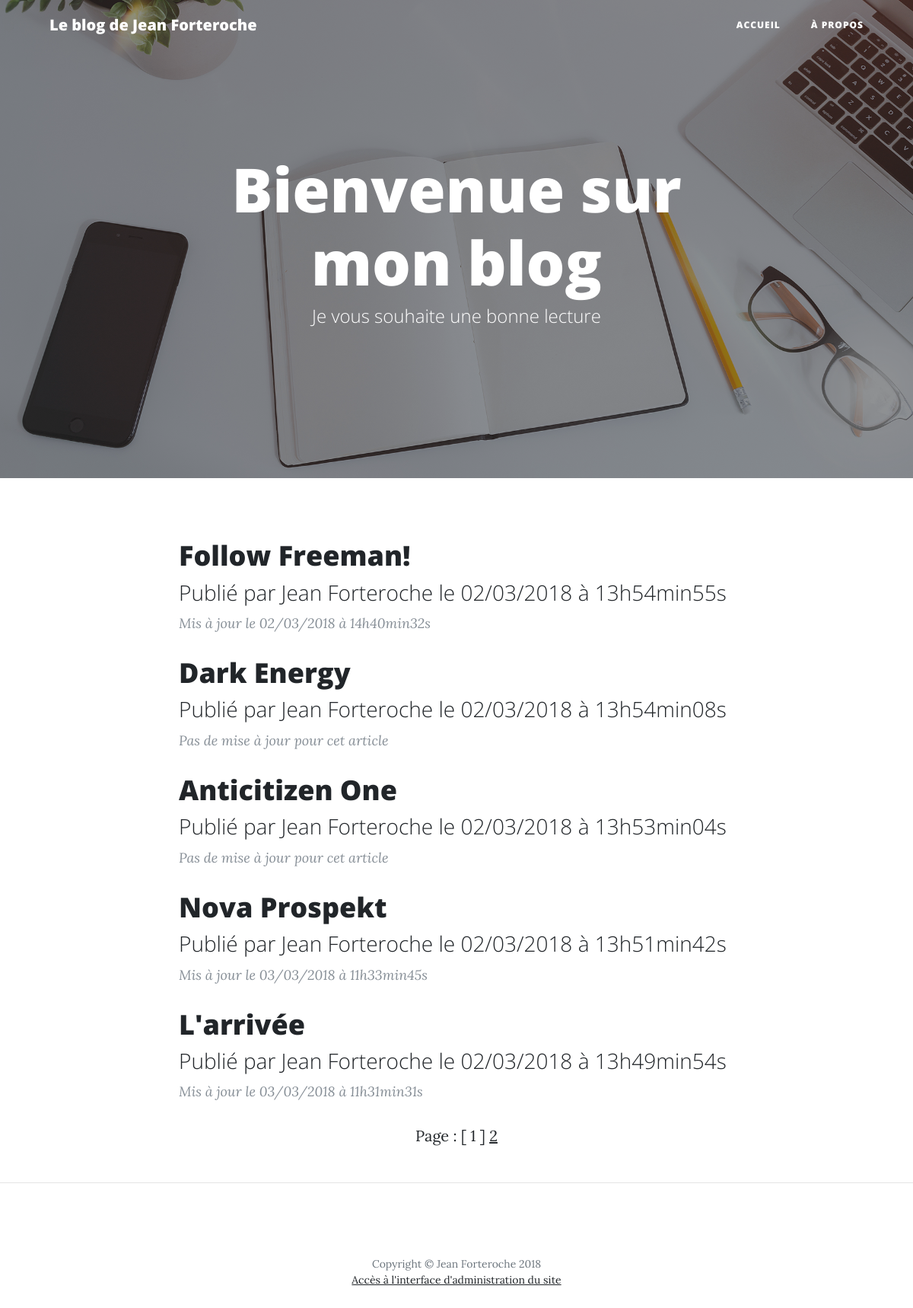
The page / on the database its author committed.
### tables this page shows
CREATE TABLE IF NOT EXISTS `chapters` (
  `id` int(11) NOT NULL AUTO_INCREMENT,
  `title` varchar(255) NOT NULL,
  `content` text NOT NULL,
  `creation_date` datetime NOT NULL,
  `edit_date` datetime DEFAULT NULL,
  PRIMARY KEY (`id`)
);

### controller/frontend/controller.php (called while the page is built, shortened)
<?php
require_once(__DIR__ . "/../../model/frontend/model.php");
class Controller {
    private $_model;
    public function __construct()
    {
      $obj = new Model();
      $this->_model = $obj;
    }
    public function listChapters()
    {
        $chaptersPerPage=5;
        $total = $this->_model->getAllRows();
        $numberOfPages=ceil($total/$chaptersPerPage);
        if(isset($_GET['page']))
        {
            $currentPage=intval($_GET['page']);
            if($currentPage == 0)
            {
              header("Location: error.php");
              exit();
            }
            elseif ($currentPage>$numberOfPages) {
              $currentPage=$numberOfPages;
            }
        }
        else
        {
          $currentPage=1;
        }
        $firstEntry=($currentPage-1)*$chaptersPerPage;
        $req = $this->_model->getChapters($firstEntry, $chaptersPerPage);
        require('view/frontend/indexView.php');
    }
}

### model/dbManager.php (called while the page is built)
<?php
class Manager {
	protected function dbConnect()
	{
		try
		{
			$db = new PDO('mysql:host=localhost;dbname=project_8;charset=utf8', 'root', '', array(PDO::ATTR_ERRMODE => PDO::ERRMODE_EXCEPTION));
			return $db;
		}
		catch(Exception $e)
		{
		    die('Erreur : '.$e->getMessage());
		}
	}
}

### model/frontend/model.php (called while the page is built, shortened)
<?php
require_once(__DIR__ . "/../dbManager.php");
class Model extends Manager {
	private $_db;
    public function __construct()
    {
      $this->_db = $this->dbConnect();
    }
	public function getAllRows()
	{
        $total_return= $this->_db->query('SELECT COUNT(*) AS total FROM chapters');
        $total_data= $total_return->fetch(PDO::FETCH_ASSOC);
        $total=$total_data['total'];
        return $total;
	}
	 public function getChapters($firstEntry, $chaptersPerPage)
	{
		$req = $this->_db->prepare('SELECT id, title, content, DATE_FORMAT(creation_date, \'%d/%m/%Y à %Hh%imin%ss\') AS creation_date_fr, DATE_FORMAT(edit_date, \'%d/%m/%Y à %Hh%imin%ss\') AS edit_date_fr FROM chapters ORDER BY creation_date_fr DESC  LIMIT '.$firstEntry.', '.$chaptersPerPage.'');
		$req->execute(array($firstEntry, $chaptersPerPage));
		return $req;
	}
}

### view/frontend/indexView.php (the view, shortened to what this page needs)
    <header class="masthead" style="background-image: url('public/img/home-bg.jpg')">
      <div class="overlay"></div>
      <div class="container">
        <div class="row">
          <div class="col-lg-8 col-md-10 mx-auto">
            <div class="site-heading">
              <h1>Bienvenue sur mon blog</h1>
              <span class="subheading">Je vous souhaite une bonne lecture</span>
            </div>
          </div>
        </div>
      </div>
    </header>
    <div class="container">
      <div class="row">
        <div class="col-lg-8 col-md-10 mx-auto">
          <?php
          if ($req->rowCount() == 0) {
          ?>
            <p style="text-align: center;">Il n'y a pas d'articles pour le moment..</p>
          <?php
          }
          else{
            while ($chapters = $req->fetch(PDO::FETCH_ASSOC))
            {
            ?>
              <div class="post-preview">
                <a href="index.php?action=listPosts&amp;id=<?= $chapters['id']; ?>">
                  <h2 class="post-title">
                    <?= $chapters['title']; ?>
                  </h2>
                  <h3 class="post-subtitle">
                    Publié par Jean Forteroche le <?= $chapters['creation_date_fr']; ?>
                  </h3>
                </a>
                  <?php if ($chapters['edit_date_fr'] == NULL) {?>
                    <p class="post-meta">Pas de mise à jour pour cet article</p>
                  <?php
                  }
                  else{?>
                    <p class="post-meta">Mis à jour le <?=$chapters['edit_date_fr']; ?></p>
                  <?php
                  }?>
              </div>
            <?php
            }
            echo '<p style="text-align: center;">Page : ';
              for($i=1; $i<=$numberOfPages; $i++)
              {
                   if($i==$currentPage)
                   {
                       echo ' [ '.$i.' ] ';
                   }
                   else
                   {
                        echo ' <a href="index.php?page='.$i.'">'.$i.'</a> ';
                   }
              }
            echo '</p>';
          }
          ?>
        </div>
      </div>
    </div>
<hr>
<?php require('template.php'); ?>

### rows shown on the page
chapters: title "Follow Freeman!", creation_date_fr "02/03/2018 à 13h54min55s", edit_date_fr "02/03/2018 à 14h40min32s"
chapters: title "Dark Energy", creation_date_fr "02/03/2018 à 13h54min08s", shows "Pas de mise à jour pour cet article"
chapters: title "Anticitizen One", creation_date_fr "02/03/2018 à 13h53min04s", shows "Pas de mise à jour pour cet article"
chapters: title "Nova Prospekt", creation_date_fr "02/03/2018 à 13h51min42s", edit_date_fr "03/03/2018 à 11h33min45s"
chapters: title "L'arrivée", creation_date_fr "02/03/2018 à 13h49min54s", edit_date_fr "03/03/2018 à 11h31min31s"
